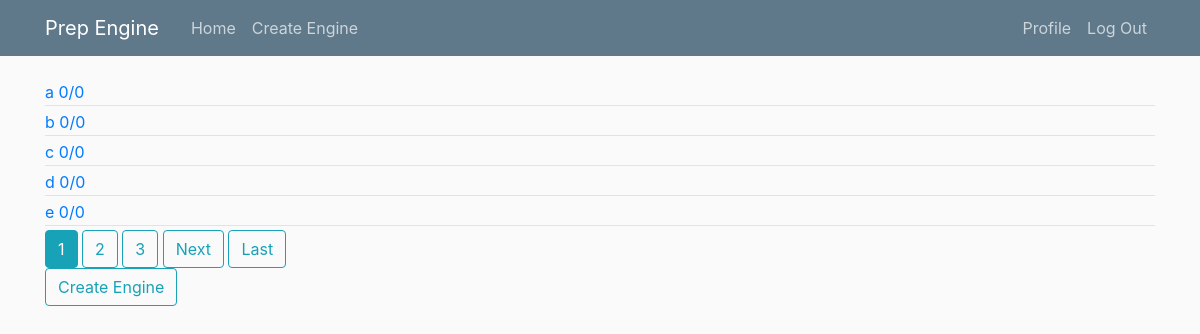
The app's page / (signed in) with its own data.
### tutor_sets/models.py (models this page shows, shortened)
class TutorSet(models.Model):
    title = models.CharField(max_length=100)
    score = models.PositiveIntegerField(default=0)
    totalQuestions = models.PositiveIntegerField(default=0)
    author = models.ForeignKey(User, on_delete=models.CASCADE)

### home/views.py (the view)
# urls.py: path('', TutorSetListView.as_view(), name='engine-home'),
class TutorSetListView(ListView):
    model = TutorSet
    template_name = 'home/home.html'
    context_object_name = 'tutorSets'
    paginate_by = 5

### home/templates/home/home.html (shortened to what this page needs)
{% extends "home/base.html" %}
{% block content %}
    {% if user.is_authenticated %}
        {% for tutorSet in tutorSets %}
        <a href="{% url 'tutorSet-detail' tutorSet.pk %}">
            <div class="article-metadata">
                {{ tutorSet.title }}
                {{ tutorSet.score }}/{{ tutorSet.totalQuestions }}
            </div>
        </a>
        {% endfor %}
        {% if is_paginated %}
            {% for num in page_obj.paginator.page_range %}
                {% if page_obj.number == num %}
                    <a class="btn btn-info mb4" href="?page={{ num }}">{{ num }}</a>
                {% elif num > page_obj.number|add:'-3' and num < page_obj.number|add:3 %}
                    <a class="btn btn-outline-info mb4" href="?page={{ num }}">{{ num }}</a>
                {% endif %}
            {% endfor %}
            {% if page_obj.has_next %}
                <a class="btn btn-outline-info mb4" href="?page={{ page_obj.next_page_number }}">Next</a>
                <a class="btn btn-outline-info mb4" href="?page={{ page_obj.paginator.num_pages }}">Last</a>
            {% endif %}
        {% endif %}
        <div>
            <a class="btn btn-outline-info" href="{% url 'tutorSet-create' %}">Create Engine</a>
        </div>
    {% endif %}
{% endblock %}

### home/static/home/main.css (style rules this page uses)
body { background: #fafafa; color: #333333; margin-top: 5rem; }
.article-metadata { padding-bottom: 1px; margin-bottom: 4px; border-bottom: 1px solid #e3e3e3 }

### records on screen
TutorSet: title "a", score "0", totalQuestions "0"
TutorSet: title "b", score "0", totalQuestions "0"
TutorSet: title "c", score "0", totalQuestions "0"
TutorSet: title "d", score "0", totalQuestions "0"
TutorSet: title "e", score "0", totalQuestions "0"

### other values on screen
{{ num }} "1"
{{ num }} "2" "3"
